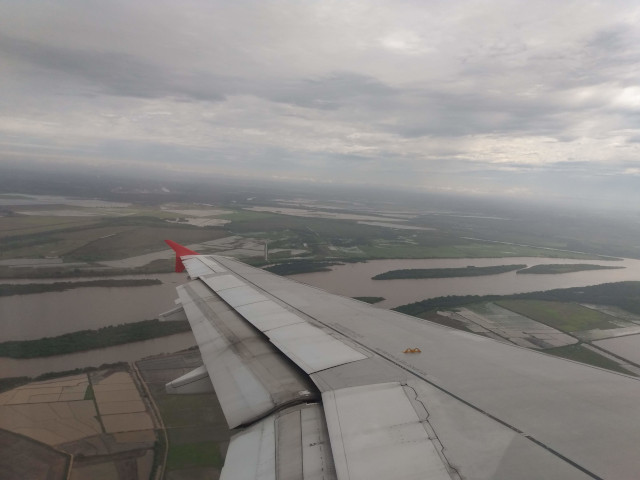
//> input picture unidade1/aviao_3.jpg, 640 x 480 px
$ ./q3d aviao_3.jpg   (built with g++ and OpenCV 4)
//> lines starting //> are read from the running program, lines starting //| are printed output that depends on the picture
#include <opencv2/opencv.hpp>
using namespace cv;

int main(int argc, char**argv)
{
  Mat img;
  Mat result;
  Mat gradient;

  img = imread(argv[1],CV_LOAD_IMAGE_GRAYSCALE);
//> img: 480 rows x 640 cols, CV_8UC1; min 17, max 251, mean 136.7

  if(!img.data){
    std::cout << "imagem nao carregou corretamente\n";
    return(-1);
  }
  imshow("Original", img);

  result   = Mat(img.size(), CV_32FC1);
  gradient = img.clone();

  for(int y = 0; y < img.rows; y++)
  for(int x = 0; x < img.cols; x++)
  {
    result.at<float>(y,x) = (img.at<uint8_t>(y,x)/255.0)*y*(1.0/img.rows);
    gradient.at<uint8_t>(y,x) = y*(255.0/img.rows);
  }
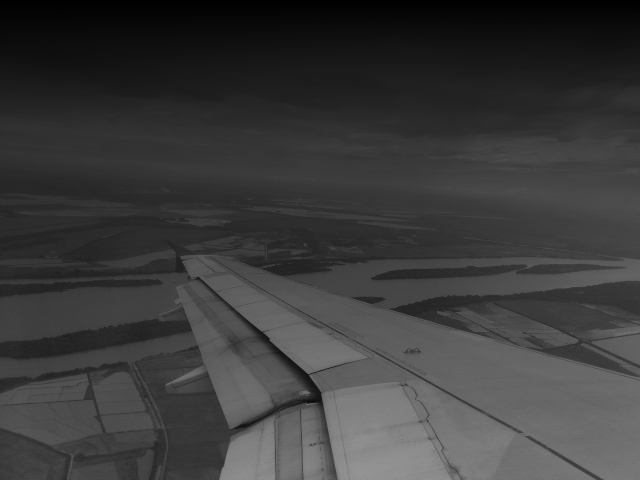
//> result: 480 rows x 640 cols, CV_32FC1; min 0, max 0.585, mean 0.233
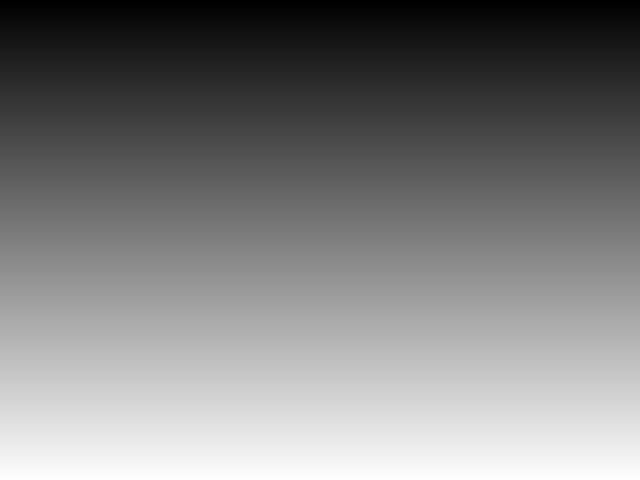
//> gradient: 480 rows x 640 cols, CV_8UC1; min 0, max 254, mean 126.8
  //converte para um formato que eh possivel salvar, neste caso equivalente ao grayscale
  //https://docs.opencv.org/2.4/modules/core/doc/basic_structures.html#void%20Mat::convertTo(OutputArray%20m,%20int%20rtype,%20double%20alpha,%20double%20beta)%20const
  result.convertTo(result, CV_8UC1, 255);
//> result: 480 rows x 640 cols, CV_8UC1

  imshow("Resultado", result);
  imshow("Gradiente", gradient);

  imwrite("gradiente.png", gradient);
  imwrite("imagem_com_gradiente.png", result);
  imwrite("entrada_q3d.png", img);

  waitKey(0);
  return 0;
}

$ run again, on unidade1/cafe.jpg
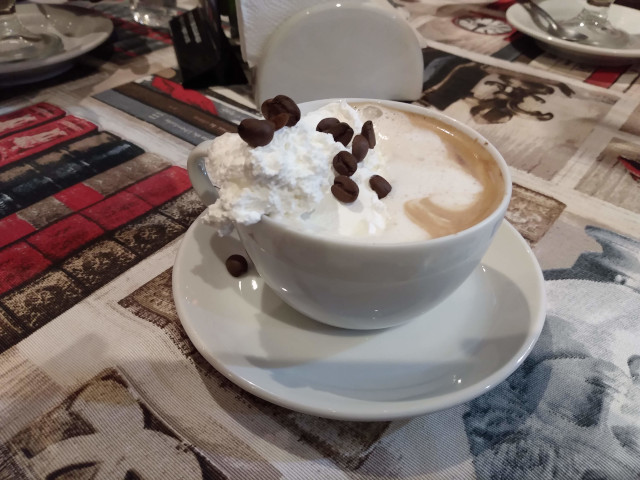
//> input picture unidade1/cafe.jpg, 640 x 480 px
//> `img = imread(argv[1],CV_LOAD_IMAGE_GRAYSCALE);`:
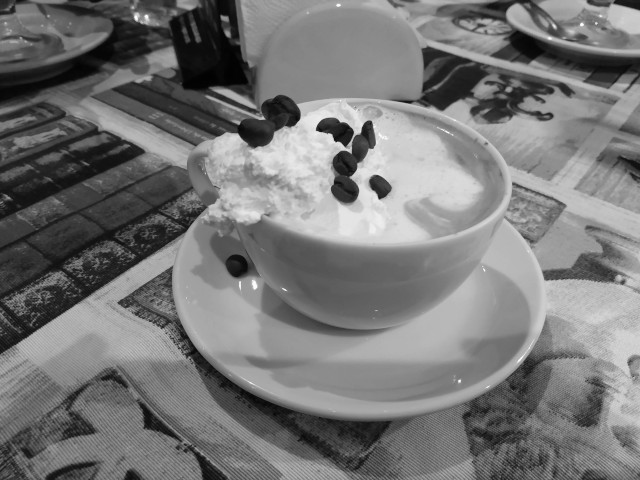
//> img: 480 rows x 640 cols, CV_8UC1; min 0, max 255, mean 118.6
//> after the loop `for(int y = 0; y < img.rows; y++)`:
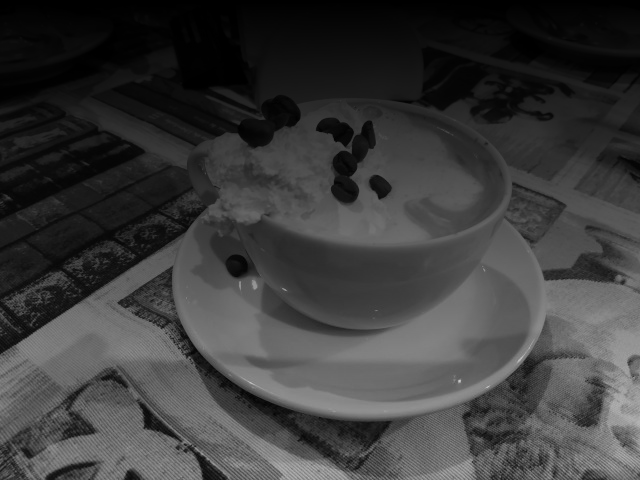
//> result: 480 rows x 640 cols, CV_32FC1; min 0, max 0.791, mean 0.236

$ run again, on unidade1/varanda.jpg
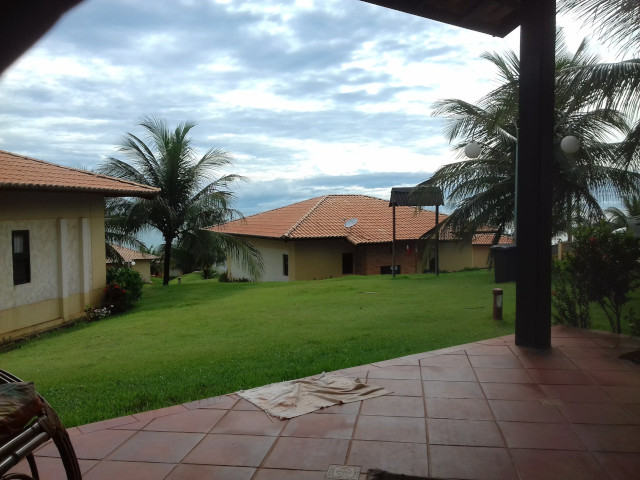
//> input picture unidade1/varanda.jpg, 640 x 480 px
//> `img = imread(argv[1],CV_LOAD_IMAGE_GRAYSCALE);`:
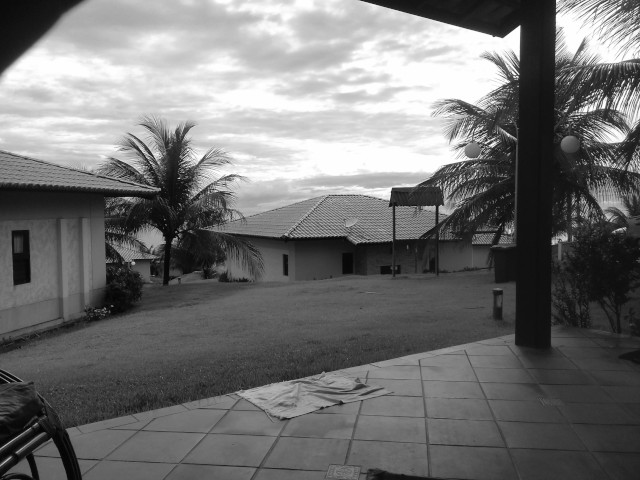
//> img: 480 rows x 640 cols, CV_8UC1; min 0, max 255, mean 114
//> after the loop `for(int y = 0; y < img.rows; y++)`:
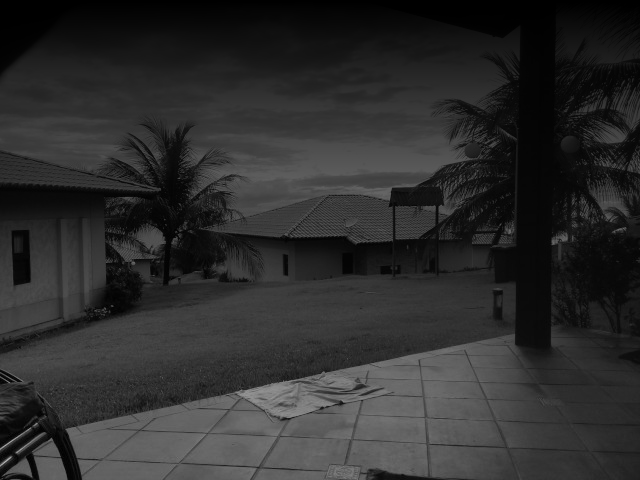
//> result: 480 rows x 640 cols, CV_32FC1; min 0, max 0.704, mean 0.179
